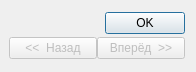
<?xml version="1.0" encoding="UTF-8"?>
<ui version="4.0">
 <class>Dialog</class>
 <widget class="QDialog" name="Dialog">
  <property name="geometry">
   <rect>
    <x>0</x>
    <y>0</y>
    <width>196</width>
    <height>72</height>
   </rect>
  </property>
  <property name="windowTitle">
   <string>Dialog</string>
  </property>
  <layout class="QVBoxLayout" name="verticalLayout">
   <property name="spacing">
    <number>0</number>
   </property>
   <property name="sizeConstraint">
    <enum>QLayout::SetMinimumSize</enum>
   </property>
   <property name="leftMargin">
    <number>9</number>
   </property>
   <property name="topMargin">
    <number>9</number>
   </property>
   <property name="bottomMargin">
    <number>9</number>
   </property>
   <item>
    <widget class="QDialogButtonBox" name="buttonBox">
     <property name="orientation">
      <enum>Qt::Horizontal</enum>
     </property>
     <property name="standardButtons">
      <set>QDialogButtonBox::Ok</set>
     </property>
    </widget>
   </item>
   <item>
    <layout class="QHBoxLayout" name="navigLayout">
     <item>
      <widget class="QPushButton" name="btnPrev">
       <property name="enabled">
        <bool>false</bool>
       </property>
       <property name="text">
        <string>&lt;&lt;  Назад</string>
       </property>
      </widget>
     </item>
     <item>
      <widget class="QPushButton" name="btnNext">
       <property name="enabled">
        <bool>false</bool>
       </property>
       <property name="text">
        <string>Вперёд  &gt;&gt;</string>
       </property>
      </widget>
     </item>
    </layout>
   </item>
  </layout>
 </widget>
 <resources/>
 <connections>
  <connection>
   <sender>buttonBox</sender>
   <signal>accepted()</signal>
   <receiver>Dialog</receiver>
   <slot>accept()</slot>
   <hints>
    <hint type="sourcelabel">
     <x>248</x>
     <y>254</y>
    </hint>
    <hint type="destinationlabel">
     <x>157</x>
     <y>274</y>
    </hint>
   </hints>
  </connection>
  <connection>
   <sender>buttonBox</sender>
   <signal>rejected()</signal>
   <receiver>Dialog</receiver>
   <slot>reject()</slot>
   <hints>
    <hint type="sourcelabel">
     <x>316</x>
     <y>260</y>
    </hint>
    <hint type="destinationlabel">
     <x>286</x>
     <y>274</y>
    </hint>
   </hints>
  </connection>
  <connection>
   <sender>btnPrev</sender>
   <signal>pressed()</signal>
   <receiver>Dialog</receiver>
   <slot>toPrev()</slot>
   <hints>
    <hint type="sourcelabel">
     <x>20</x>
     <y>20</y>
    </hint>
    <hint type="destinationlabel">
     <x>20</x>
     <y>20</y>
    </hint>
   </hints>
  </connection>
  <connection>
   <sender>btnNext</sender>
   <signal>pressed()</signal>
   <receiver>Dialog</receiver>
   <slot>toNext()</slot>
   <hints>
    <hint type="sourcelabel">
     <x>20</x>
     <y>20</y>
    </hint>
    <hint type="destinationlabel">
     <x>20</x>
     <y>20</y>
    </hint>
   </hints>
  </connection>
 </connections>
</ui>
